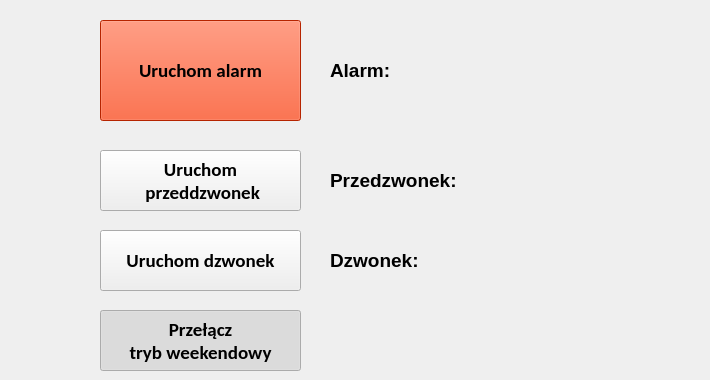
    <widget class="QWidget" name="Settings">
     <widget class="QPushButton" name="btnWeekendMode">
      <property name="geometry">
       <rect>
        <x>100</x>
        <y>310</y>
        <width>201</width>
        <height>61</height>
       </rect>
      </property>
      <property name="minimumSize">
       <size>
        <width>0</width>
        <height>50</height>
       </size>
      </property>
      <property name="font">
       <font>
        <family>Calibri</family>
        <pointsize>14</pointsize>
        <bold>true</bold>
       </font>
      </property>
      <property name="styleSheet">
       <string notr="true"/>
      </property>
      <property name="text">
       <string>Przełącz
tryb weekendowy</string>
      </property>
      <property name="checkable">
       <bool>true</bool>
      </property>
      <property name="checked">
       <bool>true</bool>
      </property>
     </widget>
     <widget class="QPushButton" name="btnStartBell">
      <property name="geometry">
       <rect>
        <x>100</x>
        <y>230</y>
        <width>201</width>
        <height>61</height>
       </rect>
      </property>
      <property name="minimumSize">
       <size>
        <width>0</width>
        <height>50</height>
       </size>
      </property>
      <property name="font">
       <font>
        <family>Calibri</family>
        <pointsize>14</pointsize>
        <bold>true</bold>
       </font>
      </property>
      <property name="text">
       <string>Uruchom dzwonek</string>
      </property>
     </widget>
     <widget class="QPushButton" name="btnStartPrebell">
      <property name="geometry">
       <rect>
        <x>100</x>
        <y>150</y>
        <width>201</width>
        <height>61</height>
       </rect>
      </property>
      <property name="minimumSize">
       <size>
        <width>0</width>
        <height>50</height>
       </size>
      </property>
      <property name="font">
       <font>
        <family>Calibri</family>
        <pointsize>14</pointsize>
        <bold>true</bold>
       </font>
      </property>
      <property name="text">
       <string>Uruchom 
 przeddzwonek</string>
      </property>
     </widget>
     <widget class="QPushButton" name="btnStartAlarm">
      <property name="geometry">
       <rect>
        <x>100</x>
        <y>20</y>
        <width>201</width>
        <height>101</height>
       </rect>
      </property>
      <property name="minimumSize">
       <size>
        <width>0</width>
        <height>50</height>
       </size>
      </property>
      <property name="font">
       <font>
        <family>Calibri</family>
        <pointsize>14</pointsize>
        <bold>true</bold>
       </font>
      </property>
      <property name="styleSheet">
       <string notr="true">QPushButton{
background-color: #ff3300
}</string>
      </property>
      <property name="text">
       <string>Uruchom alarm</string>
      </property>
     </widget>
     <widget class="QLabel" name="lblBellFileName">
      <property name="geometry">
       <rect>
        <x>330</x>
        <y>230</y>
        <width>371</width>
        <height>61</height>
       </rect>
      </property>
      <property name="font">
       <font>
        <pointsize>14</pointsize>
        <bold>true</bold>
       </font>
      </property>
      <property name="layoutDirection">
       <enum>Qt::LayoutDirection::LeftToRight</enum>
      </property>
      <property name="autoFillBackground">
       <bool>false</bool>
      </property>
      <property name="frameShape">
       <enum>QFrame::Shape::NoFrame</enum>
      </property>
      <property name="frameShadow">
       <enum>QFrame::Shadow::Plain</enum>
      </property>
      <property name="lineWidth">
       <number>0</number>
      </property>
      <property name="midLineWidth">
       <number>0</number>
      </property>
      <property name="text">
       <string>Dzwonek:</string>
      </property>
      <property name="textFormat">
       <enum>Qt::TextFormat::AutoText</enum>
      </property>
      <property name="alignment">
       <set>Qt::AlignmentFlag::AlignLeading|Qt::AlignmentFlag::AlignLeft|Qt::AlignmentFlag::AlignVCenter</set>
      </property>
     </widget>
     <widget class="QLabel" name="lblPrebellFileName">
      <property name="geometry">
       <rect>
        <x>330</x>
        <y>150</y>
        <width>371</width>
        <height>61</height>
       </rect>
      </property>
      <property name="font">
       <font>
        <pointsize>14</pointsize>
        <bold>true</bold>
       </font>
      </property>
      <property name="layoutDirection">
       <enum>Qt::LayoutDirection::LeftToRight</enum>
      </property>
      <property name="autoFillBackground">
       <bool>false</bool>
      </property>
      <property name="frameShape">
       <enum>QFrame::Shape::NoFrame</enum>
      </property>
      <property name="frameShadow">
       <enum>QFrame::Shadow::Plain</enum>
      </property>
      <property name="lineWidth">
       <number>0</number>
      </property>
      <property name="midLineWidth">
       <number>0</number>
      </property>
      <property name="text">
       <string>Przedzwonek:</string>
      </property>
      <property name="textFormat">
       <enum>Qt::TextFormat::AutoText</enum>
      </property>
      <property name="alignment">
       <set>Qt::AlignmentFlag::AlignLeading|Qt::AlignmentFlag::AlignLeft|Qt::AlignmentFlag::AlignVCenter</set>
      </property>
     </widget>
     <widget class="QLabel" name="lblAlarmFileName">
      <property name="geometry">
       <rect>
        <x>330</x>
        <y>40</y>
        <width>371</width>
        <height>61</height>
       </rect>
      </property>
      <property name="font">
       <font>
        <pointsize>14</pointsize>
        <bold>true</bold>
       </font>
      </property>
      <property name="layoutDirection">
       <enum>Qt::LayoutDirection::LeftToRight</enum>
      </property>
      <property name="autoFillBackground">
       <bool>false</bool>
      </property>
      <property name="frameShape">
       <enum>QFrame::Shape::NoFrame</enum>
      </property>
      <property name="frameShadow">
       <enum>QFrame::Shadow::Plain</enum>
      </property>
      <property name="lineWidth">
       <number>0</number>
      </property>
      <property name="midLineWidth">
       <number>0</number>
      </property>
      <property name="text">
       <string>Alarm: </string>
      </property>
      <property name="textFormat">
       <enum>Qt::TextFormat::AutoText</enum>
      </property>
      <property name="alignment">
       <set>Qt::AlignmentFlag::AlignLeading|Qt::AlignmentFlag::AlignLeft|Qt::AlignmentFlag::AlignVCenter</set>
      </property>
     </widget>
    </widget>
